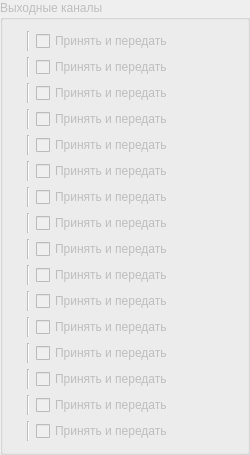
         <widget class="QGroupBox" name="gB_outputChannels">
          <property name="enabled">
           <bool>false</bool>
          </property>
          <property name="sizePolicy">
           <sizepolicy hsizetype="Preferred" vsizetype="MinimumExpanding">
            <horstretch>0</horstretch>
            <verstretch>0</verstretch>
           </sizepolicy>
          </property>
          <property name="minimumSize">
           <size>
            <width>250</width>
            <height>0</height>
           </size>
          </property>
          <property name="title">
           <string>Выходные каналы</string>
          </property>
          <layout class="QGridLayout" name="gridLayout">
           <item row="0" column="0">
            <layout class="QHBoxLayout" name="horizontalLayout">
             <item>
              <widget class="QLabel" name="l_ch1_o">
               <property name="sizePolicy">
                <sizepolicy hsizetype="Minimum" vsizetype="Minimum">
                 <horstretch>0</horstretch>
                 <verstretch>0</verstretch>
                </sizepolicy>
               </property>
               <property name="maximumSize">
                <size>
                 <width>20</width>
                 <height>20</height>
                </size>
               </property>
               <property name="text">
                <string/>
               </property>
               <property name="textFormat">
                <enum>Qt::AutoText</enum>
               </property>
               <property name="pixmap">
                <pixmap resource="../ElcusSettings/icons.qrc">:/icons/numbers/1-circle.png</pixmap>
               </property>
               <property name="scaledContents">
                <bool>true</bool>
               </property>
              </widget>
             </item>
             <item>
              <widget class="Line" name="line">
               <property name="orientation">
                <enum>Qt::Vertical</enum>
               </property>
              </widget>
             </item>
             <item>
              <widget class="QCheckBox" name="cB_sendData_1">
               <property name="sizePolicy">
                <sizepolicy hsizetype="MinimumExpanding" vsizetype="Fixed">
                 <horstretch>0</horstretch>
                 <verstretch>0</verstretch>
                </sizepolicy>
               </property>
               <property name="styleSheet">
                <string notr="true"/>
               </property>
               <property name="text">
                <string>Принять и передать</string>
               </property>
              </widget>
             </item>
            </layout>
           </item>
           <item row="1" column="0">
            <layout class="QHBoxLayout" name="horizontalLayout_2">
             <item>
              <widget class="QLabel" name="l_ch2_o">
               <property name="maximumSize">
                <size>
                 <width>20</width>
                 <height>20</height>
                </size>
               </property>
               <property name="text">
                <string/>
               </property>
               <property name="pixmap">
                <pixmap resource="../ElcusSettings/icons.qrc">:/icons/numbers/2-c.png</pixmap>
               </property>
               <property name="scaledContents">
                <bool>true</bool>
               </property>
              </widget>
             </item>
             <item>
              <widget class="Line" name="line_2">
               <property name="orientation">
                <enum>Qt::Vertical</enum>
               </property>
              </widget>
             </item>
             <item>
              <widget class="QCheckBox" name="cB_sendData_2">
               <property name="sizePolicy">
                <sizepolicy hsizetype="MinimumExpanding" vsizetype="Fixed">
                 <horstretch>0</horstretch>
                 <verstretch>0</verstretch>
                </sizepolicy>
               </property>
               <property name="text">
                <string>Принять и передать</string>
               </property>
              </widget>
             </item>
            </layout>
           </item>
           <item row="2" column="0">
            <layout class="QHBoxLayout" name="horizontalLayout_3">
             <item>
              <widget class="QLabel" name="l_ch3_o">
               <property name="maximumSize">
                <size>
                 <width>20</width>
                 <height>20</height>
                </size>
               </property>
               <property name="text">
                <string/>
               </property>
               <property name="pixmap">
                <pixmap resource="../ElcusSettings/icons.qrc">:/icons/numbers/3-c.png</pixmap>
               </property>
               <property name="scaledContents">
                <bool>true</bool>
               </property>
              </widget>
             </item>
             <item>
              <widget class="Line" name="line_3">
               <property name="orientation">
                <enum>Qt::Vertical</enum>
               </property>
              </widget>
             </item>
             <item>
              <widget class="QCheckBox" name="cB_sendData_3">
               <property name="sizePolicy">
                <sizepolicy hsizetype="MinimumExpanding" vsizetype="Fixed">
                 <horstretch>0</horstretch>
                 <verstretch>0</verstretch>
                </sizepolicy>
               </property>
               <property name="text">
                <string>Принять и передать</string>
               </property>
              </widget>
             </item>
            </layout>
           </item>
           <item row="3" column="0">
            <layout class="QHBoxLayout" name="horizontalLayout_4">
             <item>
              <widget class="QLabel" name="l_ch4_o">
               <property name="maximumSize">
                <size>
                 <width>20</width>
                 <height>20</height>
                </size>
               </property>
               <property name="text">
                <string/>
               </property>
               <property name="pixmap">
                <pixmap resource="../ElcusSettings/icons.qrc">:/icons/numbers/4-c.png</pixmap>
               </property>
               <property name="scaledContents">
                <bool>true</bool>
               </property>
              </widget>
             </item>
             <item>
              <widget class="Line" name="line_5">
               <property name="orientation">
                <enum>Qt::Vertical</enum>
               </property>
              </widget>
             </item>
             <item>
              <widget class="QCheckBox" name="cB_sendData_4">
               <property name="sizePolicy">
                <sizepolicy hsizetype="MinimumExpanding" vsizetype="Fixed">
                 <horstretch>0</horstretch>
                 <verstretch>0</verstretch>
                </sizepolicy>
               </property>
               <property name="text">
                <string>Принять и передать</string>
               </property>
              </widget>
             </item>
            </layout>
           </item>
           <item row="4" column="0">
            <layout class="QHBoxLayout" name="horizontalLayout_5">
             <item>
              <widget class="QLabel" name="l_ch5_o">
               <property name="maximumSize">
                <size>
                 <width>20</width>
                 <height>20</height>
                </size>
               </property>
               <property name="text">
                <string/>
               </property>
               <property name="pixmap">
                <pixmap resource="../ElcusSettings/icons.qrc">:/icons/numbers/5-c.png</pixmap>
               </property>
               <property name="scaledContents">
                <bool>true</bool>
               </property>
              </widget>
             </item>
             <item>
              <widget class="Line" name="line_6">
               <property name="orientation">
                <enum>Qt::Vertical</enum>
               </property>
              </widget>
             </item>
             <item>
              <widget class="QCheckBox" name="cB_sendData_5">
               <property name="sizePolicy">
                <sizepolicy hsizetype="MinimumExpanding" vsizetype="Fixed">
                 <horstretch>0</horstretch>
                 <verstretch>0</verstretch>
                </sizepolicy>
               </property>
               <property name="text">
                <string>Принять и передать</string>
               </property>
              </widget>
             </item>
            </layout>
           </item>
           <item row="5" column="0">
            <layout class="QHBoxLayout" name="horizontalLayout_6">
             <item>
              <widget class="QLabel" name="l_ch6_o">
               <property name="maximumSize">
                <size>
                 <width>20</width>
                 <height>20</height>
                </size>
               </property>
               <property name="text">
                <string/>
               </property>
               <property name="pixmap">
                <pixmap resource="../ElcusSettings/icons.qrc">:/icons/numbers/6-c.png</pixmap>
               </property>
               <property name="scaledContents">
                <bool>true</bool>
               </property>
              </widget>
             </item>
             <item>
              <widget class="Line" name="line_7">
               <property name="orientation">
                <enum>Qt::Vertical</enum>
               </property>
              </widget>
             </item>
             <item>
              <widget class="QCheckBox" name="cB_sendData_6">
               <property name="sizePolicy">
                <sizepolicy hsizetype="MinimumExpanding" vsizetype="Fixed">
                 <horstretch>0</horstretch>
                 <verstretch>0</verstretch>
                </sizepolicy>
               </property>
               <property name="text">
                <string>Принять и передать</string>
               </property>
              </widget>
             </item>
            </layout>
           </item>
           <item row="6" column="0">
            <layout class="QHBoxLayout" name="horizontalLayout_7">
             <item>
              <widget class="QLabel" name="l_ch7_o">
               <property name="maximumSize">
                <size>
                 <width>20</width>
                 <height>20</height>
                </size>
               </property>
               <property name="text">
                <string/>
               </property>
               <property name="pixmap">
                <pixmap resource="../ElcusSettings/icons.qrc">:/icons/numbers/7-c.png</pixmap>
               </property>
               <property name="scaledContents">
                <bool>true</bool>
               </property>
              </widget>
             </item>
             <item>
              <widget class="Line" name="line_8">
               <property name="orientation">
                <enum>Qt::Vertical</enum>
               </property>
              </widget>
             </item>
             <item>
              <widget class="QCheckBox" name="cB_sendData_7">
               <property name="sizePolicy">
                <sizepolicy hsizetype="MinimumExpanding" vsizetype="Fixed">
                 <horstretch>0</horstretch>
                 <verstretch>0</verstretch>
                </sizepolicy>
               </property>
               <property name="text">
                <string>Принять и передать</string>
               </property>
              </widget>
             </item>
            </layout>
           </item>
           <item row="7" column="0">
            <layout class="QHBoxLayout" name="horizontalLayout_8">
             <item>
              <widget class="QLabel" name="l_ch8_o">
               <property name="maximumSize">
                <size>
                 <width>20</width>
                 <height>20</height>
                </size>
               </property>
               <property name="text">
                <string/>
               </property>
               <property name="pixmap">
                <pixmap resource="../ElcusSettings/icons.qrc">:/icons/numbers/8-c.png</pixmap>
               </property>
               <property name="scaledContents">
                <bool>true</bool>
               </property>
              </widget>
             </item>
             <item>
              <widget class="Line" name="line_9">
               <property name="orientation">
                <enum>Qt::Vertical</enum>
               </property>
              </widget>
             </item>
             <item>
              <widget class="QCheckBox" name="cB_sendData_8">
               <property name="sizePolicy">
                <sizepolicy hsizetype="MinimumExpanding" vsizetype="Fixed">
                 <horstretch>0</horstretch>
                 <verstretch>0</verstretch>
                </sizepolicy>
               </property>
               <property name="text">
                <string>Принять и передать</string>
               </property>
              </widget>
             </item>
            </layout>
           </item>
           <item row="8" column="0">
            <layout class="QHBoxLayout" name="horizontalLayout_9">
             <item>
              <widget class="QLabel" name="l_ch9_o">
               <property name="maximumSize">
                <size>
                 <width>20</width>
                 <height>20</height>
                </size>
               </property>
               <property name="text">
                <string/>
               </property>
               <property name="pixmap">
                <pixmap resource="../ElcusSettings/icons.qrc">:/icons/numbers/9-c.png</pixmap>
               </property>
               <property name="scaledContents">
                <bool>true</bool>
               </property>
              </widget>
             </item>
             <item>
              <widget class="Line" name="line_10">
               <property name="orientation">
                <enum>Qt::Vertical</enum>
               </property>
              </widget>
             </item>
             <item>
              <widget class="QCheckBox" name="cB_sendData_9">
               <property name="sizePolicy">
                <sizepolicy hsizetype="MinimumExpanding" vsizetype="Fixed">
                 <horstretch>0</horstretch>
                 <verstretch>0</verstretch>
                </sizepolicy>
               </property>
               <property name="text">
                <string>Принять и передать</string>
               </property>
              </widget>
             </item>
            </layout>
           </item>
           <item row="9" column="0">
            <layout class="QHBoxLayout" name="horizontalLayout_10">
             <item>
              <widget class="QLabel" name="l_ch10_o">
               <property name="maximumSize">
                <size>
                 <width>20</width>
                 <height>20</height>
                </size>
               </property>
               <property name="text">
                <string/>
               </property>
               <property name="pixmap">
                <pixmap resource="../ElcusSettings/icons.qrc">:/icons/numbers/10-c.png</pixmap>
               </property>
               <property name="scaledContents">
                <bool>true</bool>
               </property>
              </widget>
             </item>
             <item>
              <widget class="Line" name="line_11">
               <property name="orientation">
                <enum>Qt::Vertical</enum>
               </property>
              </widget>
             </item>
             <item>
              <widget class="QCheckBox" name="cB_sendData_10">
               <property name="sizePolicy">
                <sizepolicy hsizetype="MinimumExpanding" vsizetype="Fixed">
                 <horstretch>0</horstretch>
                 <verstretch>0</verstretch>
                </sizepolicy>
               </property>
               <property name="text">
                <string>Принять и передать</string>
               </property>
              </widget>
             </item>
            </layout>
           </item>
           <item row="10" column="0">
            <layout class="QHBoxLayout" name="horizontalLayout_11">
             <item>
              <widget class="QLabel" name="l_ch11_o">
               <property name="maximumSize">
                <size>
                 <width>20</width>
                 <height>20</height>
                </size>
               </property>
               <property name="text">
                <string/>
               </property>
               <property name="pixmap">
                <pixmap resource="../ElcusSettings/icons.qrc">:/icons/numbers/11-c.png</pixmap>
               </property>
               <property name="scaledContents">
                <bool>true</bool>
               </property>
              </widget>
             </item>
             <item>
              <widget class="Line" name="line_12">
               <property name="orientation">
                <enum>Qt::Vertical</enum>
               </property>
              </widget>
             </item>
             <item>
              <widget class="QCheckBox" name="cB_sendData_11">
               <property name="sizePolicy">
                <sizepolicy hsizetype="MinimumExpanding" vsizetype="Fixed">
                 <horstretch>0</horstretch>
                 <verstretch>0</verstretch>
                </sizepolicy>
               </property>
               <property name="text">
                <string>Принять и передать</string>
               </property>
              </widget>
             </item>
            </layout>
           </item>
           <item row="11" column="0">
            <layout class="QHBoxLayout" name="horizontalLayout_12">
             <item>
              <widget class="QLabel" name="l_ch12_o">
               <property name="maximumSize">
                <size>
                 <width>20</width>
                 <height>20</height>
                </size>
               </property>
               <property name="text">
                <string/>
               </property>
               <property name="pixmap">
                <pixmap resource="../ElcusSettings/icons.qrc">:/icons/numbers/12-c.png</pixmap>
               </property>
               <property name="scaledContents">
                <bool>true</bool>
               </property>
              </widget>
             </item>
             <item>
              <widget class="Line" name="line_13">
               <property name="orientation">
                <enum>Qt::Vertical</enum>
               </property>
              </widget>
             </item>
             <item>
              <widget class="QCheckBox" name="cB_sendData_12">
               <property name="sizePolicy">
                <sizepolicy hsizetype="MinimumExpanding" vsizetype="Fixed">
                 <horstretch>0</horstretch>
                 <verstretch>0</verstretch>
                </sizepolicy>
               </property>
               <property name="text">
                <string>Принять и передать</string>
               </property>
              </widget>
             </item>
            </layout>
           </item>
           <item row="12" column="0">
            <layout class="QHBoxLayout" name="horizontalLayout_13">
             <item>
              <widget class="QLabel" name="l_ch13_o">
               <property name="maximumSize">
                <size>
                 <width>20</width>
                 <height>20</height>
                </size>
               </property>
               <property name="text">
                <string/>
               </property>
               <property name="pixmap">
                <pixmap resource="../ElcusSettings/icons.qrc">:/icons/numbers/13-c.png</pixmap>
               </property>
               <property name="scaledContents">
                <bool>true</bool>
               </property>
              </widget>
             </item>
             <item>
              <widget class="Line" name="line_14">
               <property name="orientation">
                <enum>Qt::Vertical</enum>
               </property>
              </widget>
             </item>
             <item>
              <widget class="QCheckBox" name="cB_sendData_13">
               <property name="sizePolicy">
                <sizepolicy hsizetype="MinimumExpanding" vsizetype="Fixed">
                 <horstretch>0</horstretch>
                 <verstretch>0</verstretch>
                </sizepolicy>
               </property>
               <property name="text">
                <string>Принять и передать</string>
               </property>
              </widget>
             </item>
            </layout>
           </item>
           <item row="13" column="0">
            <layout class="QHBoxLayout" name="horizontalLayout_14">
             <item>
              <widget class="QLabel" name="l_ch14_o">
               <property name="maximumSize">
                <size>
                 <width>20</width>
                 <height>20</height>
                </size>
               </property>
               <property name="text">
                <string/>
               </property>
               <property name="pixmap">
                <pixmap resource="../ElcusSettings/icons.qrc">:/icons/numbers/14-c.png</pixmap>
               </property>
               <property name="scaledContents">
                <bool>true</bool>
               </property>
              </widget>
             </item>
             <item>
              <widget class="Line" name="line_15">
               <property name="orientation">
                <enum>Qt::Vertical</enum>
               </property>
              </widget>
             </item>
             <item>
              <widget class="QCheckBox" name="cB_sendData_14">
               <property name="sizePolicy">
                <sizepolicy hsizetype="MinimumExpanding" vsizetype="Fixed">
                 <horstretch>0</horstretch>
                 <verstretch>0</verstretch>
                </sizepolicy>
               </property>
               <property name="text">
                <string>Принять и передать</string>
               </property>
              </widget>
             </item>
            </layout>
           </item>
           <item row="14" column="0">
            <layout class="QHBoxLayout" name="horizontalLayout_15">
             <item>
              <widget class="QLabel" name="l_ch15_o">
               <property name="maximumSize">
                <size>
                 <width>20</width>
                 <height>20</height>
                </size>
               </property>
               <property name="text">
                <string/>
               </property>
               <property name="pixmap">
                <pixmap resource="../ElcusSettings/icons.qrc">:/icons/numbers/15-c.png</pixmap>
               </property>
               <property name="scaledContents">
                <bool>true</bool>
               </property>
              </widget>
             </item>
             <item>
              <widget class="Line" name="line_16">
               <property name="orientation">
                <enum>Qt::Vertical</enum>
               </property>
              </widget>
             </item>
             <item>
              <widget class="QCheckBox" name="cB_sendData_15">
               <property name="sizePolicy">
                <sizepolicy hsizetype="MinimumExpanding" vsizetype="Fixed">
                 <horstretch>0</horstretch>
                 <verstretch>0</verstretch>
                </sizepolicy>
               </property>
               <property name="text">
                <string>Принять и передать</string>
               </property>
              </widget>
             </item>
            </layout>
           </item>
           <item row="15" column="0">
            <layout class="QHBoxLayout" name="horizontalLayout_16">
             <item>
              <widget class="QLabel" name="l_ch16_o">
               <property name="sizePolicy">
                <sizepolicy hsizetype="Preferred" vsizetype="Preferred">
                 <horstretch>0</horstretch>
                 <verstretch>0</verstretch>
                </sizepolicy>
               </property>
               <property name="maximumSize">
                <size>
                 <width>20</width>
                 <height>20</height>
                </size>
               </property>
               <property name="text">
                <string/>
               </property>
               <property name="pixmap">
                <pixmap resource="../ElcusSettings/icons.qrc">:/icons/numbers/16-c.png</pixmap>
               </property>
               <property name="scaledContents">
                <bool>true</bool>
               </property>
              </widget>
             </item>
             <item>
              <widget class="Line" name="line_17">
               <property name="orientation">
                <enum>Qt::Vertical</enum>
               </property>
              </widget>
             </item>
             <item>
              <widget class="QCheckBox" name="cB_sendData_16">
               <property name="sizePolicy">
                <sizepolicy hsizetype="MinimumExpanding" vsizetype="Fixed">
                 <horstretch>0</horstretch>
                 <verstretch>0</verstretch>
                </sizepolicy>
               </property>
               <property name="text">
                <string>Принять и передать</string>
               </property>
              </widget>
             </item>
            </layout>
           </item>
          </layout>
         </widget>
